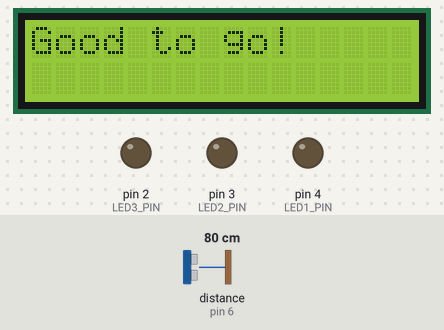
The sketch below on a simulated Arduino Uno, built with avr-gcc and run on an emulated ATmega328P. On the bench: 16×2 character LCD, output pins drawn as LEDs (lit = HIGH). The inputs (shaded band) are chosen by the test bench; at power-on: distance to the obstacle (sensor on pin 6) 80 cm. The echo pulse lasts 58.3 µs per cm; pins used as bus, display or sensor lines are not drawn; what the sketch prints to the serial monitor is not drawn.

Above: at 2.2 s.
2.3 s: distance to the obstacle (sensor on pin 6) set to 35 cm
At 4.8 s:
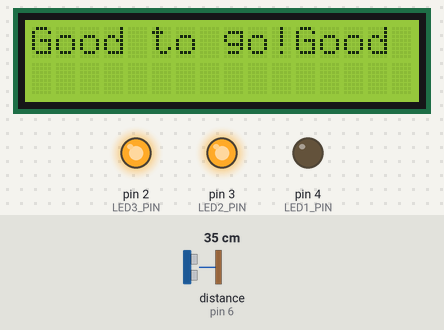
6.4 s: distance to the obstacle (sensor on pin 6) set to 2 cm
At 9.7 s:
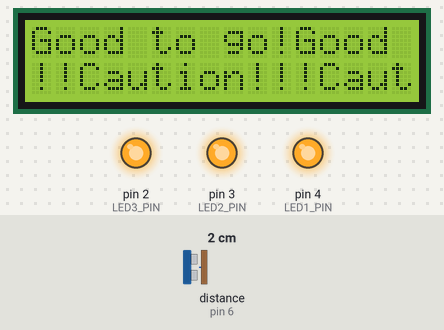
10.5 s: distance to the obstacle (sensor on pin 6) set to 60 cm
At 13.2 s:
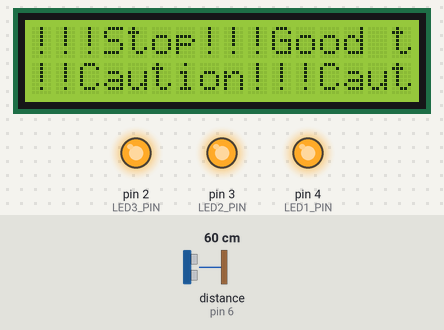
14.6 s: distance to the obstacle (sensor on pin 6) set to 37 cm
At 17.1 s:
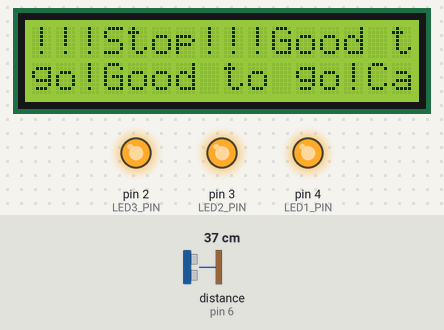
18.7 s: distance to the obstacle (sensor on pin 6) set to 120 cm
At 21.0 s:
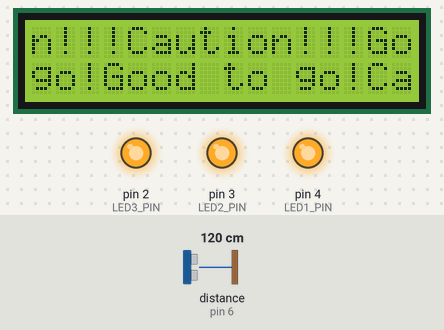
22.8 s: distance to the obstacle (sensor on pin 6) set to 35 cm
At 28.4 s:
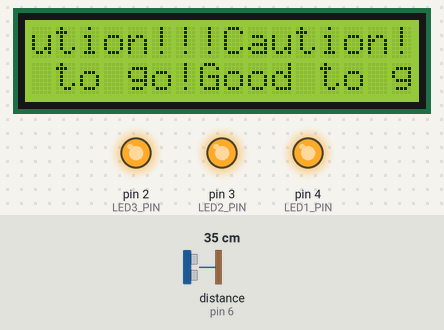
Timing chart, 0 to 29.9 s (numbered marks = the images above; inputs shaded):
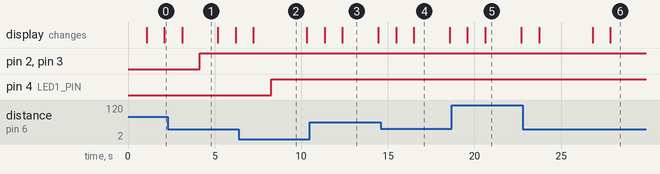

Measured:
- after the input at 2.3 s, pin 2 (LED3_PIN), pin 3 (LED2_PIN): LOW → HIGH after 1.9 s
- after the input at 6.4 s, pin 4 (LED1_PIN): LOW → HIGH after 1.9 s
- after the input at 10.5 s, the display: first differs from a run without the input after 1.9 s (image 3)
- after the input at 14.6 s, the display: first differs from a run without the input after 1.9 s (image 4)
- after the input at 18.7 s, the display: first differs from a run without the input after 1.9 s (image 5)
- after the input at 22.8 s, the display: first differs from a run without the input after 4.0 s (image 6 shows a later state)
- what the display in image 1 shows lasts 2.1 s, from 3.1 s to 5.2 s

The sketch:

Project_Code.ino
```cpp
#include "SR04.h"
#include <LiquidCrystal.h>

LiquidCrystal lcd(7, 8, 9, 10, 11, 12);


int TRIG_PIN = 6;
int ECHO_PIN = 5;
int LED1_PIN = 4;
int LED2_PIN = 3;
int LED3_PIN = 2;
int LED4_PIN = 1;

SR04 ultrasonic_sensor1 = SR04(ECHO_PIN, TRIG_PIN);

long distance;
void setup() {
  // put your setup code here, to run once:
  Serial.begin(9600);
  delay(1000);
  pinMode(LED1_PIN, OUTPUT);
  pinMode(LED2_PIN, OUTPUT);
  pinMode(LED3_PIN, OUTPUT);
  pinMode(LED4_PIN, OUTPUT);
  lcd.begin(16, 2);
}

void loop() {
  // put your main code here, to run repeatedly:
  distance = ultrasonic_sensor1.Distance();
  Serial.print(distance);
  Serial.println("cm");
  delay(1000);

  if (distance < 20){
  digitalWrite(LED1_PIN, HIGH);
  lcd.print("Stop!!!");
  }
  else if (distance < 40 && distance > 20) {
    digitalWrite(LED2_PIN, HIGH);
    digitalWrite(LED3_PIN, HIGH);
    lcd.print("Caution!!!");
  }
  else if (distance > 40) {
    digitalWrite(LED4_PIN, HIGH);
    lcd.print("Good to go!");
  }
  else {
    digitalWrite(LED1_PIN, LOW);
    digitalWrite(LED2_PIN, LOW);
    digitalWrite(LED3_PIN, LOW);
    digitalWrite(LED4_PIN, LOW);
  }
}
```
